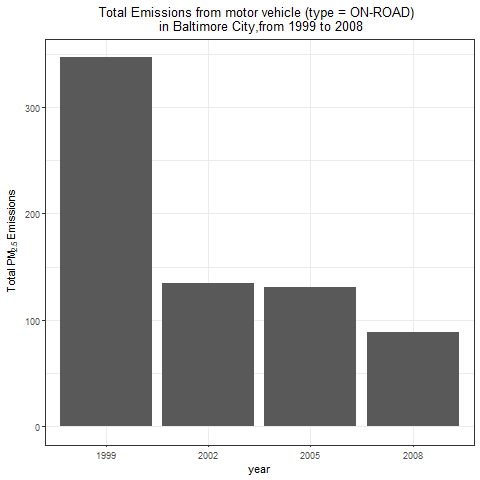

The R source for this figure:
source("Load Data.R")

#filtering the baltimore data have emissions from motor vehicle sources
  plot5_df <- subset(baltimoredata,type == "ON-ROAD")
  tot_plot5 <- aggregate(Emissions ~ year, plot5_df, sum)

# How have emissions from motor vehicle sources changed from 1999-2008 in Baltimore City?

  png("plot5.png")
  g <- ggplot(tot_plot5, aes(factor(year), Emissions))
  
  g + geom_bar(stat="identity") +
  theme_bw() + 
  theme(plot.title = element_text(hjust = 0.5))+
  xlab("year") +
  ylab(expression('Total PM'[2.5]*" Emissions")) +
  ggtitle('Total Emissions from motor vehicle (type = ON-ROAD) \n in Baltimore City,from 1999 to 2008')
  
  dev.off()
  
 
                       